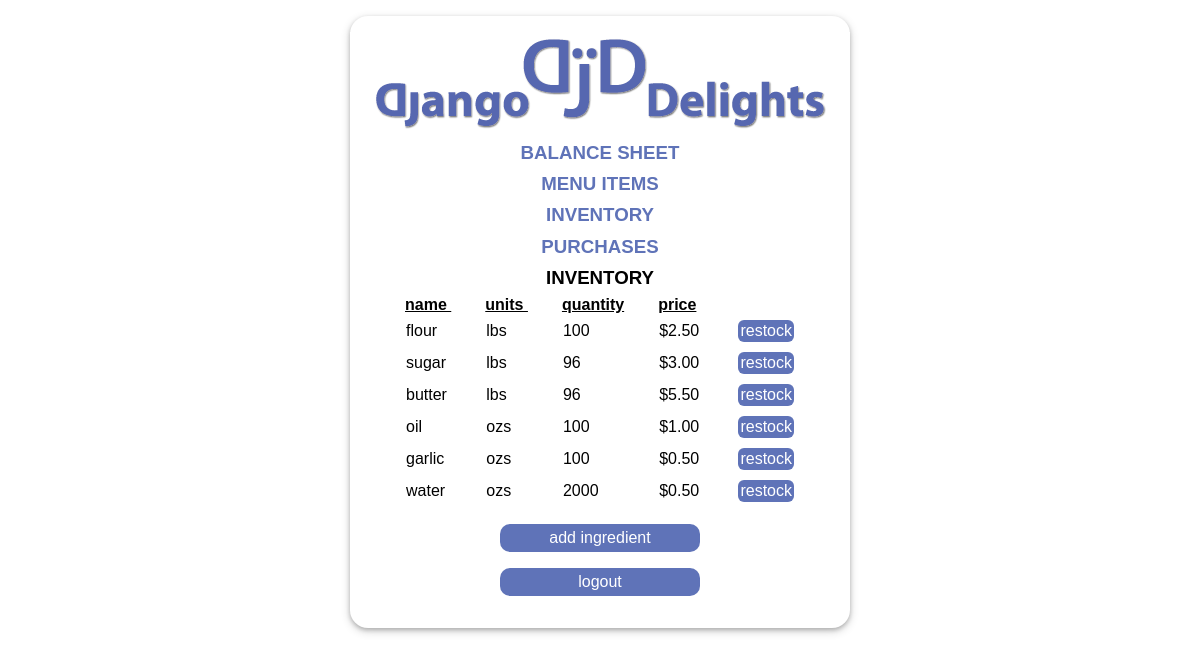
The page /inventory (signed in) on the database as committed earlier.
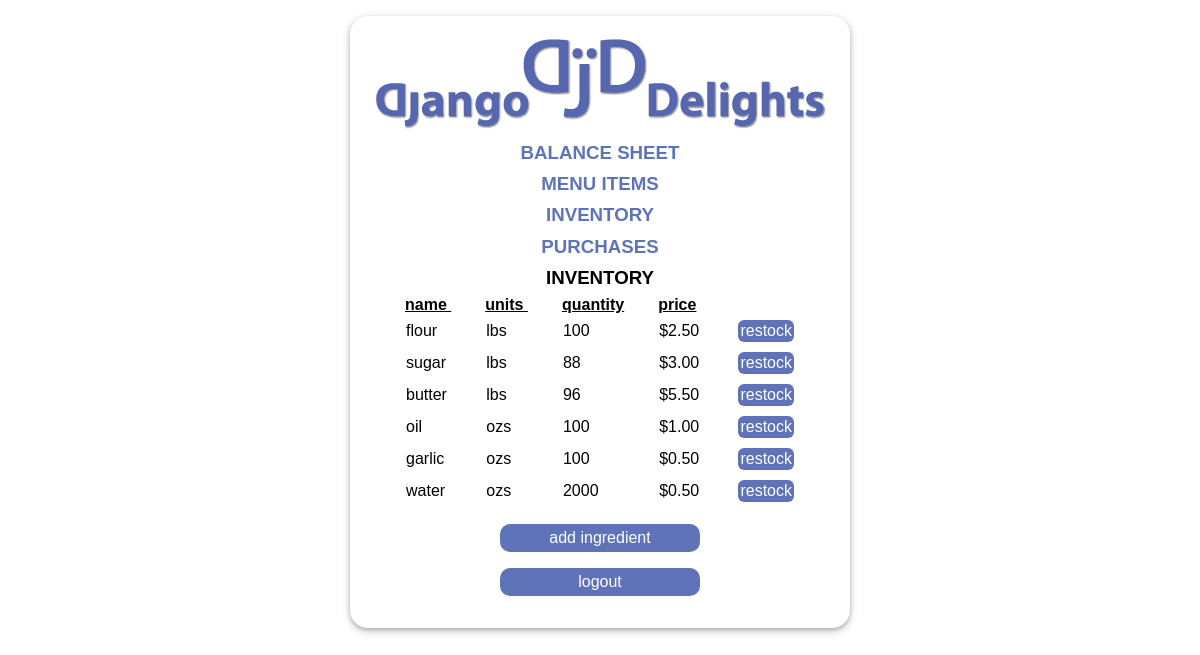
The same page on the database as committed later.
### inventory/models.py (models this page shows, shortened)
class Ingredient(models.Model):
    OUNCE = 'oz'
    POUND = 'lb'
    UNIT_CHOICES = [
        (OUNCE,'ounce'),
        (POUND, 'pound')
    ]
    name = models.CharField(max_length=20)
    unit = models.CharField(max_length=2, choices=UNIT_CHOICES, default="oz")
    availableQuantity = models.IntegerField(default=10)
    unitPrice = models.DecimalField(max_digits=10, decimal_places=2)

### inventory/views.py (the view)
# urls.py: path('inventory', views.Inventory.as_view(), name='inventory'),
class Inventory(LoginRequiredMixin, ListView):
    model = Ingredient
    template_name = "inventory/inventory.html"

### inventory/templates/inventory/inventory.html
{% extends './home.html' %}
{% block content %}
{{ block.super }}
<h3>INVENTORY</h3>
<table class="button-table">
    <thead>
<tr>
<th>name&nbsp;</th>
<th>units&nbsp;</th>
<th>quantity</th>
<th>price</th>
<th></th>
</tr>
</thead>
<tbody>
{% for item in object_list %}
<tr>
    <td>{{item.name}}</td>
    <td>{{item.unit}}s</td>
    <td>{{item.availableQuantity}}</td>
    <td>${{item.unitPrice}}</td>
    <td class = "tinybutton"><a href="{% url 'update_ingredient' item.id %}">restock</a></td>
{% endfor %}
</tbody>
</table>
<div class="actionpanel">
<a href="{% url "add_ingredient"  %}">add ingredient</a></td>
</div>
{% endblock %}

Rows that differ between the two databases and show on the page:
changed Ingredient "sugar": availableQuantity "96" → "88"
